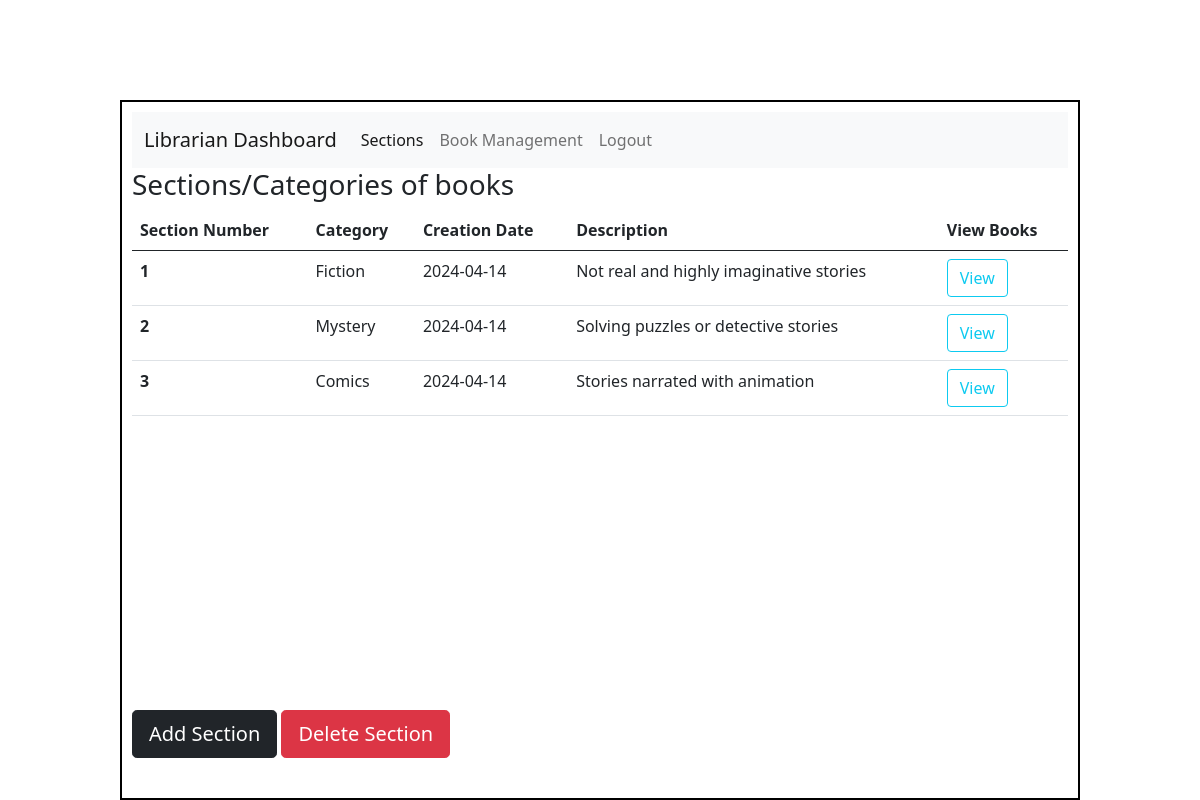
The page /admin on the database its author committed.
### application/models.py (models this page shows)
class Sections(db.Model):
    section_id = db.Column(db.Integer, primary_key=True)
    section_name = db.Column(db.String(100), unique=True, nullable=False)
    s_section_name = db.Column(db.String(100), unique=True, nullable=False)
    pub_date = db.Column(db.String, nullable=False)
    description = db.Column(db.String)
    books = db.relationship('All_books', backref='related_section', lazy=True)

### application/controllers.py (the view)
@app.route('/admin', methods = ['GET', 'POST'])
def admin_dash():
    sec = Sections.query.all()
    print(sec)
    return render_template('admin_dash_sec.html', sec =sec)

### templates/admin_dash_sec.html (shortened to what this page needs)
<!DOCTYPE html>
<html lang="en">
<head>
    <link rel="stylesheet" href="static/style.css">
    <link href="https://cdn.jsdelivr.net/npm/bootstrap@5.0.2/dist/css/bootstrap.min.css" rel="stylesheet">
</head>
<body>
    <div id="dashboard">
            <nav class="navbar navbar-expand-lg navbar-light bg-light">
                <div class="container-fluid">
                  <a class="navbar-brand" href="/admin"><bold>Librarian Dashboard</bold></a>
                  <div class="collapse navbar-collapse" id="navbarSupportedContent">
                    <ul class="navbar-nav me-auto mb-2 mb-lg-0">
                      <li class="nav-item">
                        <a class="nav-link active" aria-current="page" href="/admin">Sections</a>
                      </li>
                      <li class="nav-item">
                        <a class="nav-link" href="/book_manage">Book Management</a>
                      </li>
                      <li class="nav-item">
                        <a class="nav-link" href="/admin_login">Logout</a>
                      </li>
                    </ul>
                  </div>
                </div>
              </nav>
              <h3>Sections/Categories of books</h3>
              {% if sec|length == 0 %}
                <h4> No books yet</h4>
              {% else %}
              <div id="trans-table">
              <table class="table">
                <thead>
                  <tr>
                    <th scope="col">Section Number</th>
                    <th scope="col">Category</th>
                    <th scope="col">Creation Date</th>
                    <th scope="col">Description</th>
                    <th scope="col">View Books</th>
                  </tr>
                </thead>
                <tbody>
                  {% for sections in sec %}
                  <tr>
                    <th scope="row">{{loop.index}}</th>
                    <td>{{sections.section_name}}</td>
                    <td>{{sections.pub_date}}</td>
                    <td>{{sections.description}}</td>
                    <td><a href="/books_of_sec/{{sections.section_id}}"><button type="button" class="btn btn-outline-info">View</button></a></td>
                  </tr>
                  {% endfor %}
                </tbody>
              </table>
            </div>
            {% endif %}
            <a href="/add_sec"><button type="button" class="btn btn-dark btn-lg">Add Section</button></a>
            <a href="/del_sec"><button type="button" class="btn btn-danger btn-lg">Delete Section</button></a>
         </div>
</body>
</html>

### static/style.css (style rules this page uses)
* { margin: 0px; }
#dashboard { border: 2px solid black; margin: auto; width: 80%; height: 700px; margin-top: 100px; padding: 10px; padding-bottom: 0px auto; }
#trans-table { height: 500px; overflow:scroll; }

### rows shown on the page
Sections: section_name "Fiction", pub_date "2024-04-14", description "Not real and highly imaginative stories"
Sections: section_name "Mystery", pub_date "2024-04-14", description "Solving puzzles or detective stories"
Sections: section_name "Comics", pub_date "2024-04-14", description "Stories narrated with animation"
